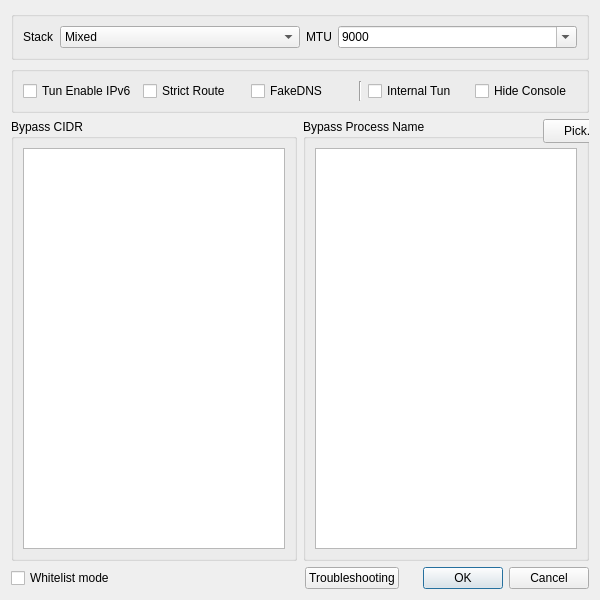
<?xml version="1.0" encoding="UTF-8"?>
<ui version="4.0">
 <class>DialogVPNSettings</class>
 <widget class="QDialog" name="DialogVPNSettings">
  <property name="geometry">
   <rect>
    <x>0</x>
    <y>0</y>
    <width>600</width>
    <height>600</height>
   </rect>
  </property>
  <property name="windowTitle">
   <string>Tun Settings</string>
  </property>
  <layout class="QVBoxLayout" name="verticalLayout">
   <item>
    <widget class="QGroupBox" name="groupBox">
     <property name="sizePolicy">
      <sizepolicy hsizetype="Preferred" vsizetype="Maximum">
       <horstretch>0</horstretch>
       <verstretch>0</verstretch>
      </sizepolicy>
     </property>
     <layout class="QHBoxLayout" name="horizontalLayout_5">
      <item>
       <widget class="QLabel" name="label_4">
        <property name="sizePolicy">
         <sizepolicy hsizetype="Maximum" vsizetype="Preferred">
          <horstretch>0</horstretch>
          <verstretch>0</verstretch>
         </sizepolicy>
        </property>
        <property name="text">
         <string notr="true">Stack</string>
        </property>
       </widget>
      </item>
      <item>
       <widget class="QComboBox" name="vpn_implementation">
        <item>
         <property name="text">
          <string notr="true">Mixed</string>
         </property>
        </item>
        <item>
         <property name="text">
          <string notr="true">gVisor</string>
         </property>
        </item>
        <item>
         <property name="text">
          <string notr="true">System</string>
         </property>
        </item>
       </widget>
      </item>
      <item>
       <widget class="QLabel" name="label_10">
        <property name="sizePolicy">
         <sizepolicy hsizetype="Maximum" vsizetype="Preferred">
          <horstretch>0</horstretch>
          <verstretch>0</verstretch>
         </sizepolicy>
        </property>
        <property name="text">
         <string notr="true">MTU</string>
        </property>
       </widget>
      </item>
      <item>
       <widget class="QComboBox" name="vpn_mtu">
        <property name="editable">
         <bool>true</bool>
        </property>
        <item>
         <property name="text">
          <string notr="true">9000</string>
         </property>
        </item>
        <item>
         <property name="text">
          <string notr="true">1500</string>
         </property>
        </item>
       </widget>
      </item>
     </layout>
    </widget>
   </item>
   <item>
    <widget class="QGroupBox" name="horizontalGroupBox_2">
     <layout class="QHBoxLayout" name="horizontalLayout">
      <item>
       <widget class="QCheckBox" name="vpn_ipv6">
        <property name="text">
         <string>Tun Enable IPv6</string>
        </property>
       </widget>
      </item>
      <item>
       <widget class="QCheckBox" name="strict_route">
        <property name="text">
         <string notr="true">Strict Route</string>
        </property>
       </widget>
      </item>
      <item>
       <widget class="QCheckBox" name="fake_dns">
        <property name="text">
         <string notr="true">FakeDNS</string>
        </property>
       </widget>
      </item>
      <item>
       <widget class="Line" name="line">
        <property name="orientation">
         <enum>Qt::Vertical</enum>
        </property>
       </widget>
      </item>
      <item>
       <widget class="QCheckBox" name="single_core">
        <property name="toolTip">
         <string>Add a tun inbound to the profile startup, instead of using two processes.
This needs to be run Proxor with administrator privileges.</string>
        </property>
        <property name="text">
         <string>Internal Tun</string>
        </property>
       </widget>
      </item>
      <item>
       <widget class="QCheckBox" name="hide_console">
        <property name="text">
         <string>Hide Console</string>
        </property>
       </widget>
      </item>
     </layout>
    </widget>
   </item>
   <item>
    <layout class="QHBoxLayout" name="horizontalLayout_2">
     <item>
      <widget class="QGroupBox" name="gb_cidr">
       <property name="title">
        <string>Bypass CIDR</string>
       </property>
       <layout class="QVBoxLayout" name="verticalLayout_2">
        <item>
         <widget class="QPlainTextEdit" name="vpn_rule_cidr"/>
        </item>
       </layout>
      </widget>
     </item>
     <item>
      <widget class="QGroupBox" name="gb_process_name">
       <property name="title">
        <string>Bypass Process Name</string>
       </property>
       <widget class="QPushButton" name="btn_pick_process">
        <property name="geometry">
         <rect>
          <x>240</x>
          <y>0</y>
          <width>75</width>
          <height>24</height>
         </rect>
        </property>
        <property name="sizePolicy">
         <sizepolicy hsizetype="Maximum" vsizetype="Fixed">
          <horstretch>0</horstretch>
          <verstretch>0</verstretch>
         </sizepolicy>
        </property>
        <property name="text">
         <string>Pick...</string>
        </property>
       </widget>
       <layout class="QVBoxLayout" name="verticalLayout_4">
        <item>
         <widget class="QPlainTextEdit" name="vpn_rule_process"/>
        </item>
       </layout>
      </widget>
     </item>
    </layout>
   </item>
   <item>
    <layout class="QHBoxLayout" name="horizontalLayout_3">
     <item>
      <widget class="QCheckBox" name="whitelist_mode">
       <property name="toolTip">
        <string>Whether blacklisted or whitelisted, your traffic will be handled by proxor_core (sing-tun). This is NOT equal to &quot;process mode&quot; of some software.</string>
       </property>
       <property name="text">
        <string>Whitelist mode</string>
       </property>
      </widget>
     </item>
     <item>
      <spacer name="horizontalSpacer">
       <property name="orientation">
        <enum>Qt::Horizontal</enum>
       </property>
       <property name="sizeHint" stdset="0">
        <size>
         <width>40</width>
         <height>20</height>
        </size>
       </property>
      </spacer>
     </item>
     <item>
      <widget class="QPushButton" name="troubleshooting">
       <property name="text">
        <string>Troubleshooting</string>
       </property>
      </widget>
     </item>
     <item>
      <widget class="QDialogButtonBox" name="buttonBox">
       <property name="standardButtons">
        <set>QDialogButtonBox::Cancel|QDialogButtonBox::Ok</set>
       </property>
      </widget>
     </item>
    </layout>
   </item>
  </layout>
 </widget>
 <tabstops>
  <tabstop>vpn_implementation</tabstop>
  <tabstop>vpn_mtu</tabstop>
  <tabstop>vpn_ipv6</tabstop>
  <tabstop>strict_route</tabstop>
  <tabstop>fake_dns</tabstop>
  <tabstop>single_core</tabstop>
  <tabstop>hide_console</tabstop>
  <tabstop>vpn_rule_cidr</tabstop>
  <tabstop>vpn_rule_process</tabstop>
  <tabstop>whitelist_mode</tabstop>
  <tabstop>troubleshooting</tabstop>
 </tabstops>
 <resources/>
 <connections>
  <connection>
   <sender>buttonBox</sender>
   <signal>accepted()</signal>
   <receiver>DialogVPNSettings</receiver>
   <slot>accept()</slot>
   <hints>
    <hint type="sourcelabel">
     <x>399</x>
     <y>575</y>
    </hint>
    <hint type="destinationlabel">
     <x>399</x>
     <y>299</y>
    </hint>
   </hints>
  </connection>
  <connection>
   <sender>buttonBox</sender>
   <signal>rejected()</signal>
   <receiver>DialogVPNSettings</receiver>
   <slot>reject()</slot>
   <hints>
    <hint type="sourcelabel">
     <x>399</x>
     <y>575</y>
    </hint>
    <hint type="destinationlabel">
     <x>399</x>
     <y>299</y>
    </hint>
   </hints>
  </connection>
 </connections>
</ui>
